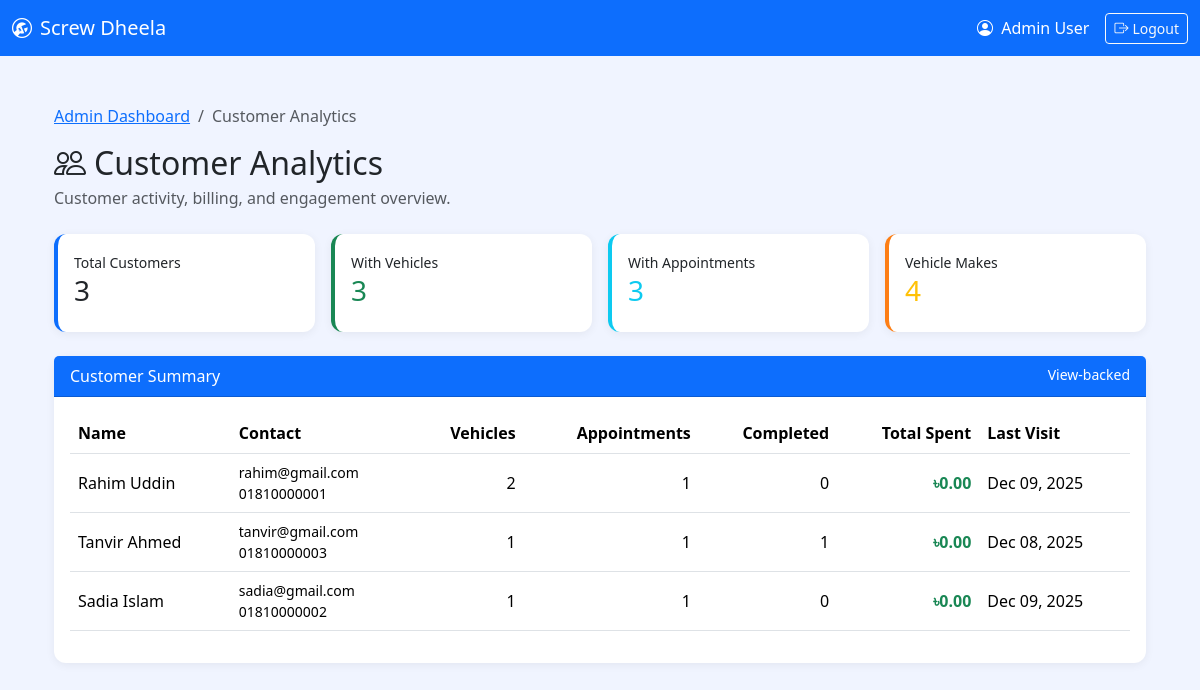
Screenshot of /public/reports/customers.php (signed in) with the database file from the repository.
### tables this page shows
CREATE TABLE customers (
  customer_id INT AUTO_INCREMENT PRIMARY KEY,
  name VARCHAR(100) NOT NULL,
  email VARCHAR(150) NULL UNIQUE,
  phone VARCHAR(30) NULL,
  password_hash VARCHAR(255) NULL,  
  created_at TIMESTAMP NOT NULL DEFAULT CURRENT_TIMESTAMP,
  updated_at TIMESTAMP NULL DEFAULT NULL ON UPDATE CURRENT_TIMESTAMP
);

### public/reports/customers.php (the view, shortened to what this page needs)
<?php
require_once '../../config/db.php';
require_once '../../includes/header.php';
function h($v) {
    return htmlspecialchars((string)$v, ENT_QUOTES, 'UTF-8');
}
$customer_summary = [];
$view_ok = false;
$view_check = $conn->query("
    SELECT 1
    FROM information_schema.VIEWS
    WHERE TABLE_SCHEMA = DATABASE()
      AND TABLE_NAME = 'view_customer_summary'
    LIMIT 1
");
if ($view_check && $view_check->num_rows > 0) {
    $view_ok = true;
    $res = $conn->query("
        SELECT *
        FROM view_customer_summary
        ORDER BY total_spent DESC
        LIMIT 20
    ");
    if ($res instanceof mysqli_result) {
        $customer_summary = $res->fetch_all(MYSQLI_ASSOC);
    }
}
$total_customers = (int)$conn->query("SELECT COUNT(*) c FROM customers")->fetch_assoc()['c'];
$customers_with_vehicles = (int)$conn->query("SELECT COUNT(DISTINCT customer_id) c FROM vehicles")->fetch_assoc()['c'];
$customers_with_appointments = (int)$conn->query("SELECT COUNT(DISTINCT customer_id) c FROM appointments")->fetch_assoc()['c'];
$vehicle_makes = [];
$res = $conn->query("
    SELECT DISTINCT make
    FROM vehicles
    WHERE make IS NOT NULL AND make <> ''
    ORDER BY make
");
if ($res instanceof mysqli_result) {
    while ($r = $res->fetch_assoc()) {
        $vehicle_makes[] = $r['make'];
    }
}
?>
<div class="container-fluid py-4 page-wrap">
    <nav class="breadcrumb mb-3">
        <a class="breadcrumb-item" href="../admin_portal/admin_dashboard.php">Admin Dashboard</a>
        <span class="breadcrumb-item active">Customer Analytics</span>
    </nav>
    <h2 class="mb-1"><i class="bi bi-people me-2"></i>Customer Analytics</h2>
    <p class="text-muted mb-4">Customer activity, billing, and engagement overview.</p>
    <div class="row g-3 mb-4">
        <div class="col-md-3"><div class="card kpi"><div class="card-body"><small>Total Customers</small><h3><?= $total_customers ?></h3></div></div></div>
        <div class="col-md-3"><div class="card kpi" style="border-left-color:#198754;"><div class="card-body"><small>With Vehicles</small><h3 class="text-success"><?= $customers_with_vehicles ?></h3></div></div></div>
        <div class="col-md-3"><div class="card kpi" style="border-left-color:#0dcaf0;"><div class="card-body"><small>With Appointments</small><h3 class="text-info"><?= $customers_with_appointments ?></h3></div></div></div>
        <div class="col-md-3"><div class="card kpi" style="border-left-color:#fd7e14;"><div class="card-body"><small>Vehicle Makes</small><h3 class="text-warning"><?= count($vehicle_makes) ?></h3></div></div></div>
    </div>
    <div class="card mb-4">
        <div class="card-header bg-primary text-white d-flex justify-content-between">
            <span>Customer Summary</span>
            <small><?= $view_ok ? 'View-backed' : 'Computed' ?></small>
        </div>
        <div class="card-body table-responsive">
            <table class="table table-hover align-middle">
                <thead>
                <tr>
                    <th>Name</th>
                    <th>Contact</th>
                    <th class="text-end">Vehicles</th>
                    <th class="text-end">Appointments</th>
                    <th class="text-end">Completed</th>
                    <th class="text-end">Total Spent</th>
                    <th>Last Visit</th>
                </tr>
                </thead>
                <tbody>
                <?php foreach ($customer_summary as $c): ?>
                    <tr>
                        <td><?= h($c['name']) ?></td>
                        <td class="small"><?= h($c['email']) ?><br><?= h($c['phone']) ?></td>
                        <td class="text-end"><?= (int)$c['vehicle_count'] ?></td>
                        <td class="text-end"><?= (int)$c['appointment_count'] ?></td>
                        <td class="text-end"><?= (int)$c['completed_appointments'] ?></td>
                        <td class="text-end text-success fw-semibold">৳<?= number_format($c['total_spent'],2) ?></td>
                        <td><?= $c['last_appointment_date'] ? date('M d, Y', strtotime($c['last_appointment_date'])) : 'Never' ?></td>
                    </tr>
                <?php endforeach; ?>
                </tbody>
            </table>
        </div>
    </div>
</div>
<?php require_once '../../includes/footer.php'; ?>

### assets/css/style.css (style rules this page uses)
body { background-color: #f5f5f5; }
.card { box-shadow: 0 2px 4px rgba(0,0,0,0.05); }

### public/reports/customers.php (style rules this page uses)
body { background:#f0f4ff; }
.page-wrap { max-width:1400px; margin:auto; }
.card { border-radius:12px; box-shadow:0 2px 10px rgba(0,0,0,.06); border:0; }
.kpi { border-left:4px solid #0d6efd; }

### rows the page displays
customers: name "Rahim Uddin", email "rahim@gmail.com", phone "01810000001", vehicle_count "2", appointment_count "1", completed_appointments "0", total_spent "0.00", last_appointment_date "Dec 09, 2025"
customers: name "Tanvir Ahmed", email "tanvir@gmail.com", phone "01810000003", vehicle_count "1", appointment_count "1", completed_appointments "1", total_spent "0.00", last_appointment_date "Dec 08, 2025"
customers: name "Sadia Islam", email "sadia@gmail.com", phone "01810000002", vehicle_count "1", appointment_count "1", completed_appointments "0", total_spent "0.00", last_appointment_date "Dec 09, 2025"

### other values shown
$_SESSION['staff_name'] "Admin User"
$total_customers "3"
$customers_with_vehicles "3"
$customers_with_appointments "3"
count($vehicle_makes) "4"
